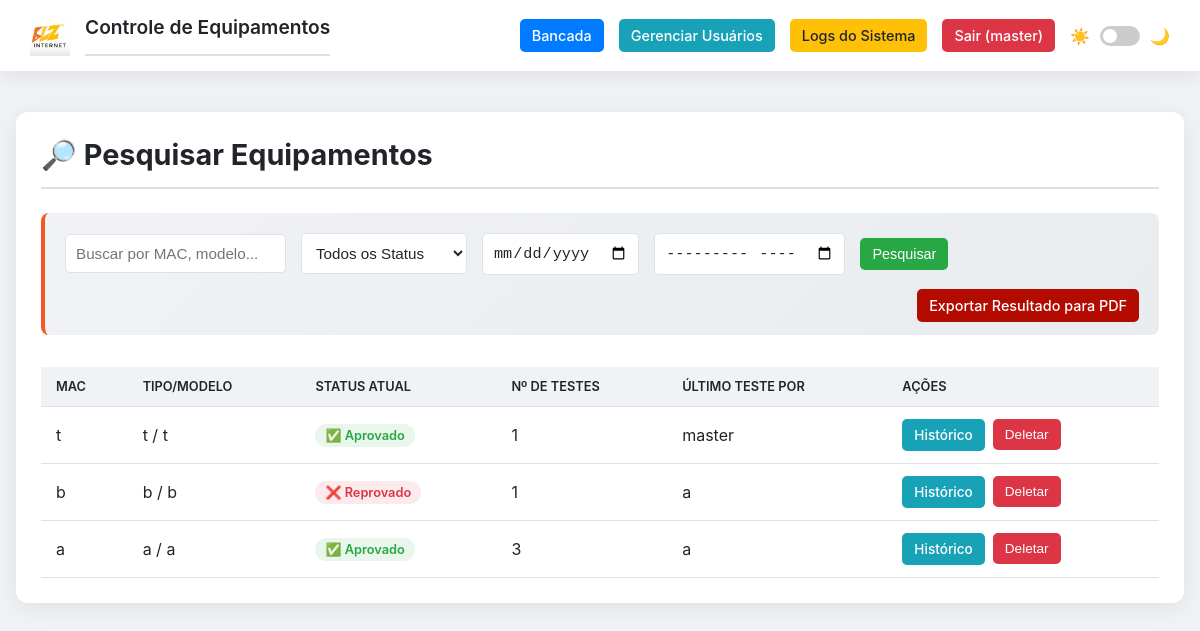
Screenshot of /pesquisar (signed in) with the database file from the repository.
### app.py (models this page shows, shortened)
class User(UserMixin, db.Model):
    __tablename__ = "user"
    id = db.Column(db.Integer, primary_key=True)
    username = db.Column(db.String(80), unique=True, nullable=False)
    password_hash = db.Column(db.String(256), nullable=False)
    role = db.Column(db.String(20), nullable=False, default="suporte")
    testes = db.relationship('Teste', backref='tester', lazy=True)
    logs = db.relationship('Log', backref='user', lazy=True)
    @property
    def is_admin(self) -> bool:
        return self.role == "master"

class Equipamento(db.Model):
    __tablename__ = "equipamento"
    id = db.Column(db.Integer, primary_key=True)
    tipo = db.Column(db.String(100), nullable=False)
    modelo = db.Column(db.String(100), nullable=False)
    serial = db.Column(db.String(100), unique=True, nullable=False)
    status_atual = db.Column(db.String(50), default="Aguardando Teste")
    data_cadastro = db.Column(db.DateTime, default=get_brasil_datetime)
    testes = db.relationship("Teste", backref="equipamento", lazy=True, order_by=lambda: Teste.data_teste.desc(), cascade="all, delete-orphan")

### app.py (the view)
@app.route("/pesquisar")
@login_required
def pesquisar():
    base_query = Equipamento.query
    query_com_filtros = get_filtered_equipamentos_query(base_query)
    resultados = query_com_filtros.order_by(Equipamento.id.desc()).all()
    if current_user.role == 'agendamento':
        return render_template("agendamento_index.html", equipamentos=resultados)
    return render_template(
        "pesquisa.html",
        equipamentos=resultados,
        query_busca=request.args.get("q", ""),
        filtro_status=request.args.get("filtro_status", ""),
        filtro_dia=request.args.get("filtro_dia", ""),
        filtro_mes=request.args.get("filtro_mes", ""),
    )

### app.py (called while the page is built, shortened)
@login_manager.user_loader
def load_user(user_id: str) -> Optional[User]:
    try:
        return User.query.get(int(user_id))
    except (ValueError, TypeError):
        return None

def get_filtered_equipamentos_query(base_query):
    query_busca = request.args.get("q", "").strip()
    filtro_status = request.args.get("filtro_status", "").strip()
    filtro_dia = request.args.get("filtro_dia", "").strip()
    filtro_mes = request.args.get("filtro_mes", "").strip()
    if filtro_status:
        base_query = base_query.filter(Equipamento.status_atual == filtro_status)
    if query_busca:
        termo = f"%{query_busca}%"
        base_query = base_query.filter(or_(Equipamento.serial.ilike(termo), Equipamento.modelo.ilike(termo), Equipamento.tipo.ilike(termo)))
    return base_query

### templates/pesquisa.html (shortened to what this page needs)
<!DOCTYPE html>
<html lang="pt-br" data-theme="light">
<head>
</head>
<body>
    <header class="top-bar">
        <div class="top-bar-logo">
            <img src="{{ url_for('static', filename='logo.png') }}" alt="Logotipo da Empresa">
            <h1>Controle de Equipamentos</h1>
        </div>
        <div class="top-bar-nav">
            <a href="{{ url_for('index') }}" class="nav-link link-bancada">Bancada</a>
            {% if current_user.is_admin %}
                <a href="{{ url_for('manage_users') }}" class="nav-link link-admin">Gerenciar Usuários</a>
                <a href="{{ url_for('view_logs') }}" class="nav-link link-logs">Logs do Sistema</a>
            {% endif %}
            <a href="{{ url_for('logout') }}" class="nav-link logout-link">Sair ({{ current_user.username }})</a>
            <div class="theme-switch">
                <span>☀️</span>
                <label class="switch">
                    <span class="slider"></span>
                </label>
                <span>🌙</span>
            </div>
        </div>
    </header>
    <main class="page-container">
        <section class="card">
            <h1>🔎 Pesquisar Equipamentos</h1>
            <div class="search-controls">
                <form method="GET" action="{{ url_for('pesquisar') }}" class="search-form">
                    <input type="text" name="q" placeholder="Buscar por MAC, modelo..." value="{{ query_busca }}">
                    <select name="filtro_status" aria-label="Filtrar por status">
                        <option value="">Todos os Status</option>
                    </select>
                    <input type="date" id="filtro_dia" name="filtro_dia" value="{{ filtro_dia }}" aria-label="Filtrar por dia">
                    <input type="month" id="filtro_mes" name="filtro_mes" value="{{ filtro_mes }}" aria-label="Filtrar por mês">
                    <button type="submit" class="btn btn-search">Pesquisar</button>
                </form>
                <div class="export-controls">
                    <a href="{{ url_for('export_pesquisa_pdf', q=query_busca, filtro_status=filtro_status, filtro_dia=filtro_dia, filtro_mes=filtro_mes) }}" class="btn btn-pdf" target="_blank">
                        Exportar Resultado para PDF
                    </a>
                </div>
            </div>
            <table>
                <thead>
                    <tr>
                        <th>MAC</th>
                        <th>Tipo/Modelo</th>
                        <th>Status Atual</th>
                        <th>Nº de Testes</th>
                        <th>Último Teste por</th>
                        <th>Ações</th>
                    </tr>
                </thead>
                <tbody>
                    {% for eq in equipamentos %}
                    <tr>
                        <td>{{ eq.serial }}</td>
                        <td>{{ eq.tipo }} / {{ eq.modelo }}</td>
                        <td>
                            <span class="status-badge status-{{ eq.status_atual.split(' ')[0].lower() }}">
                                {% if eq.status_atual.startswith("Aprovado") %}✅
                                {% elif eq.status_atual.startswith("Reprovado") %}❌
                                {% else %}⏳{% endif %}
                                {{ eq.status_atual }}
                            </span>
                        </td>
                        <td>{{ eq.testes|length }}</td>
                        <td>{{ eq.testes[0].tester.username if eq.testes else 'N/A' }}</td>
                        <td class="actions-cell">
                            <a href="{{ url_for('historico', equip_id=eq.id) }}" class="btn btn-history">Histórico</a>
                            <form action="{{ url_for('delete', id=eq.id) }}" method="POST" onsubmit="return confirm('Tem certeza? Isso apagará o equipamento e TODO o seu histórico de testes.');">
                                <button type="submit" class="btn btn-delete">
                                    Deletar
                                </button>
                            </form>
                        </td>
                    </tr>
                    {% endfor %}
                </tbody>
            </table>
        </section>
    </main>
</body>
</html>

### templates/pesquisa.html (style rules this page uses)
:root { --cor-laranja-blz: #f15a24; --cor-amarelo-blz: #fdb913; --gradiente-blz: linear-gradient(90deg, var(--cor-amarelo-blz), var(--cor-laranja-blz)); --cor-fundo: #f0f2f5; --cor-fundo-card: #ffffff; --cor-texto-principal: #212529; --cor-texto-secundario: #6c757d; --cor-borda: #dee2e6; --sombra: 0 4px 25px rgba(0, 0, 0, 0.08); --cor-primaria: #007bff; --cor-sucesso: #28a745; --cor-perigo: #dc3545; --cor-info: #17a2b8; --cor-aviso: #ffc107; --cor-pdf: #B30B00; }
* { box-sizing: border-box; }
body { font-family: -apple-system, BlinkMacSystemFont, "Segoe UI", Roboto, "Helvetica Neue", Arial, sans-serif; margin: 0; padding-top: 80px; background-color: var(--cor-fundo); color: var(--cor-texto-principal); transition: background-color 0.3s, color 0.3s; }
.top-bar { position: fixed; top: 0; left: 0; right: 0; display: flex; justify-content: space-between; align-items: center; padding: 15px 30px; background-color: var(--cor-fundo-card); box-shadow: var(--sombra); z-index: 1000; }
.top-bar-logo { display: flex; align-items: center; gap: 15px; }
.top-bar-logo img { height: 40px; }
.top-bar-logo h1 { font-size: 1.2rem; font-weight: 600; margin: 0; color: var(--cor-texto-principal); }
.top-bar-nav { display: flex; align-items: center; gap: 15px; }
.nav-link, .btn { text-decoration: none; color: white; padding: 8px 12px; border-radius: 5px; font-weight: 500; font-size: 0.9rem; transition: all 0.2s ease; border: none; cursor: pointer; }
.link-bancada { background-color: var(--cor-primaria); }
.link-admin { background-color: var(--cor-info); }
.link-logs { background-color: var(--cor-aviso); color: var(--cor-texto-principal); }
.logout-link { background-color: var(--cor-perigo); }
.page-container { max-width: 1400px; margin: 2em auto; padding: 0 1em; }
.card { background-color: var(--cor-fundo-card); padding: 25px; border-radius: 12px; box-shadow: var(--sombra); }
h1 { color: var(--cor-texto-principal); border-bottom: 2px solid var(--cor-borda); padding-bottom: 15px; margin-top: 0; font-size: 1.8rem; }
.search-controls { background: linear-gradient(135deg, var(--cor-fundo) 0%, #e9ecef 100%); padding: 20px; border-radius: 8px; margin-bottom: 2em; border-left: 4px solid var(--cor-laranja-blz); }
.search-form { display: flex; flex-wrap: wrap; align-items: center; gap: 15px; }
.search-form input, .search-form select { padding: 10px; border-radius: 5px; border: 1px solid var(--cor-borda); background-color: var(--cor-fundo-card); color: var(--cor-texto-principal); font-size: 0.95rem; }
.btn-search { background-color: var(--cor-sucesso); }
.export-controls { margin-top: 20px; text-align: right; }
.btn-pdf { background-color: var(--cor-pdf); }
table { width: 100%; border-collapse: collapse; margin-top: 1em; }
th, td { padding: 12px 15px; border-bottom: 1px solid var(--cor-borda); text-align: left; word-break: break-word; vertical-align: middle; }
th { background-color: var(--cor-fundo); font-weight: 600; text-transform: uppercase; font-size: 0.8rem; }
.actions-cell { display: flex; gap: 8px; flex-wrap: nowrap; }
.actions-cell form { margin: 0; }
.btn-delete { background-color: var(--cor-perigo); font-size: 0.85rem; padding: 8px 12px; }
.btn-history { background-color: var(--cor-info); font-size: 0.85rem; padding: 8px 12px; }
.status-badge { display: inline-flex; align-items: center; gap: 6px; padding: 4px 10px; border-radius: 12px; font-size: 0.8rem; font-weight: 600; }
.status-aprovado { background-color: rgba(40, 167, 69, 0.1); color: var(--cor-sucesso); }
.status-reprovado { background-color: rgba(220, 53, 69, 0.1); color: var(--cor-perigo); }
.theme-switch { display: flex; align-items: center; gap: 10px; color: var(--cor-texto-secundario); }
.switch { position: relative; display: inline-block; width: 40px; height: 20px; }
.slider { position: absolute; cursor: pointer; top: 0; left: 0; right: 0; bottom: 0; background-color: #ccc; transition: .4s; border-radius: 20px; }
.slider:before { position: absolute; content: ""; height: 14px; width: 14px; left: 3px; bottom: 3px; background-color: white; transition: .4s; border-radius: 50%; }

### rows the page displays
User: username "master"
Equipamento: serial "t", tipo "t", modelo "t", status_atual "Aprovado", testes|length "1", username "master"
Equipamento: serial "b", tipo "b", modelo "b", status_atual "Reprovado", testes|length "1", username "a"
Equipamento: serial "a", tipo "a", modelo "a", status_atual "Aprovado", testes|length "3", username "a"
